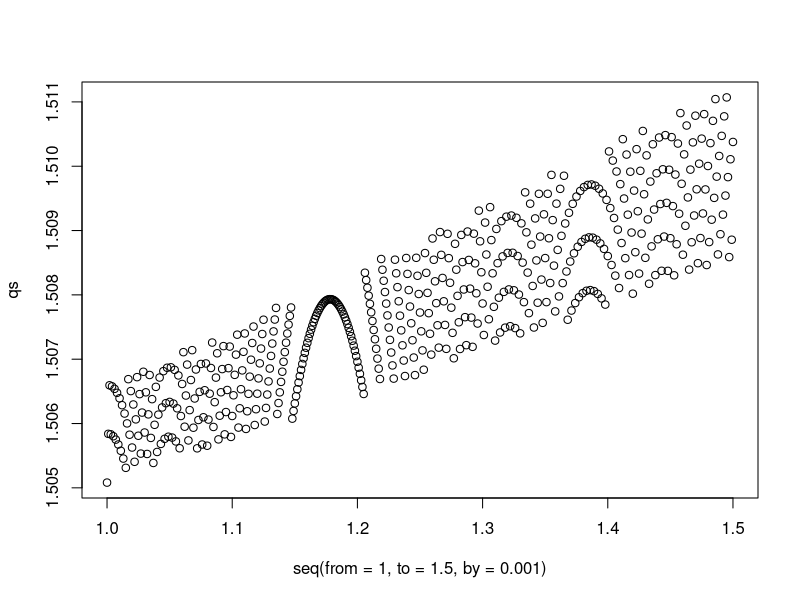
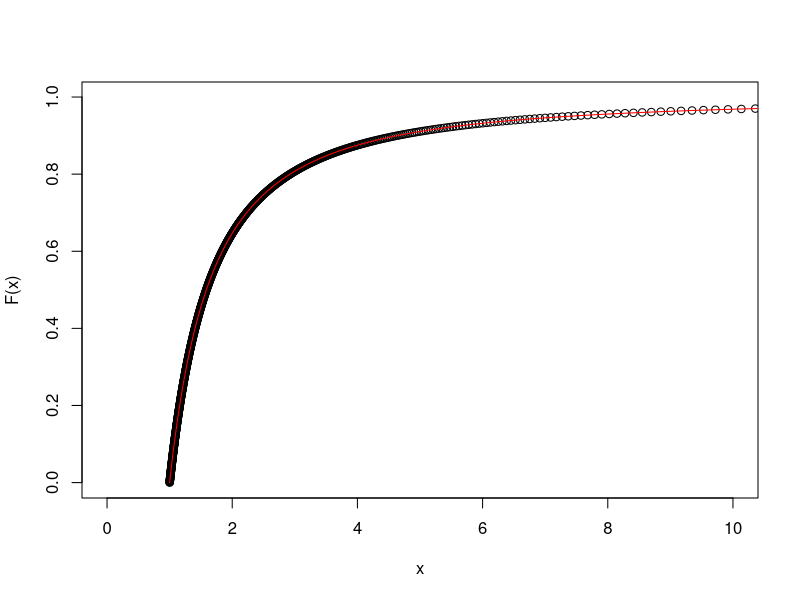
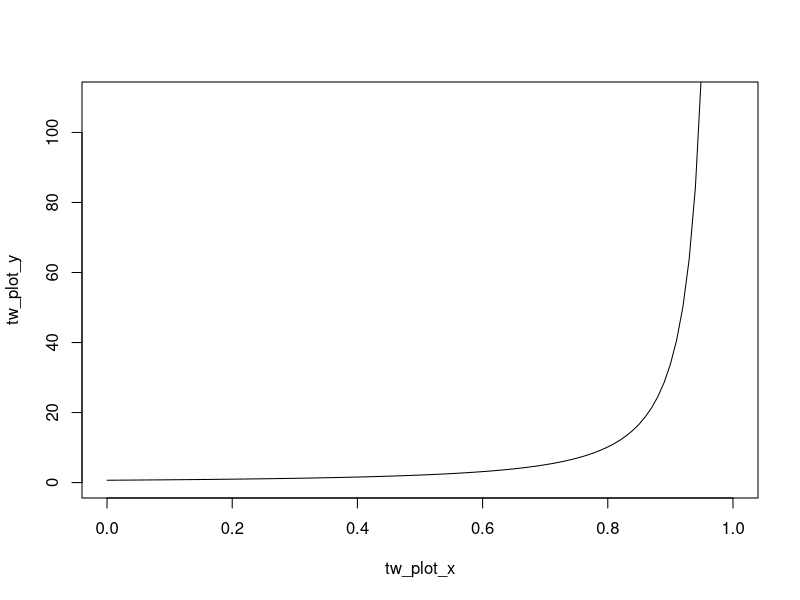

Write the R code that produced these figures, in order.
library(dplyr)
base_q <- 1.5
pareto_df <- data_frame(probs = seq(from = 0.00, to = 0.999, by =.001)) %>%
  dplyr::mutate(pareto_x = (1 - probs)^(-1 / base_q))
#pareto_df

fit_q <- length(pareto_df$pareto_x) /
  sum(log(pareto_df$pareto_x))
fit_q # Note that this is greater than 1.5

qs <- lapply(X = seq(from = 1, to = 1.5, by = .001), FUN = function(cutpt){
  new_x <- pareto_df$pareto_x[pareto_df$pareto_x > cutpt]
  new_x <- new_x / cutpt
  new_fit_q <- length(new_x)/sum(log(new_x))
})
plot(y = qs, x = seq(from = 1, to = 1.5, by = .001))





plot(x = pareto_df$pareto_x, y = pareto_df$probs, xlim = c(0, 10),
  xlab = "x", ylab = "F(x)")
lines(x = pareto_df$pareto_x, y = pareto_df$probs, col = "red")


params <- list(q = 1.5)
tail_wt <- data_frame(ptile = seq(from = 0.00, to = 0.99, by =.01)) %>%
  dplyr::mutate(pareto_x = (1 - ptile)^(-1 / params$q))
tw_plot_y <- (tail_wt$pareto_x[2:100] - tail_wt$pareto_x[1:99]) /
  (tail_wt$ptile[2:100] - tail_wt$ptile[1:99])
tw_plot_x <- tail_wt$ptile[1:99]
plot(xlim = c(0,1), ylim = c(0,110),   x = tw_plot_x, y = tw_plot_y, type = 'l')




